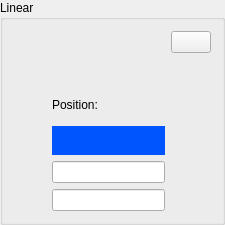
    <widget class="QGroupBox" name="groupBox">
     <property name="sizePolicy">
      <sizepolicy hsizetype="MinimumExpanding" vsizetype="MinimumExpanding">
       <horstretch>0</horstretch>
       <verstretch>0</verstretch>
      </sizepolicy>
     </property>
     <property name="minimumSize">
      <size>
       <width>225</width>
       <height>225</height>
      </size>
     </property>
     <property name="title">
      <string>Linear</string>
     </property>
     <layout class="QGridLayout" name="gridLayout">
      <item row="0" column="2">
       <layout class="QGridLayout" name="gridLayout_9">
        <item row="0" column="0">
         <widget class="PyDMPushButton" name="PyDMPushButton_3">
          <property name="toolTip">
           <string/>
          </property>
          <property name="styleSheet">
           <string notr="true">background-color: transparent;
border: none;</string>
          </property>
          <property name="iconSize">
           <size>
            <width>20</width>
            <height>20</height>
           </size>
          </property>
          <property name="alarmSensitiveContent">
           <bool>false</bool>
          </property>
          <property name="alarmSensitiveBorder">
           <bool>false</bool>
          </property>
          <property name="PyDMToolTip">
           <string/>
          </property>
          <property name="monitorDisp">
           <bool>false</bool>
          </property>
          <property name="channel">
           <string/>
          </property>
          <property name="PyDMIcon">
           <string>ruler-horizontal</string>
          </property>
          <property name="PyDMIconColor">
           <color>
            <red>0</red>
            <green>0</green>
            <blue>0</blue>
           </color>
          </property>
          <property name="passwordProtected">
           <bool>false</bool>
          </property>
          <property name="password">
           <string/>
          </property>
          <property name="protectedPassword">
           <string/>
          </property>
          <property name="showConfirmDialog">
           <bool>false</bool>
          </property>
          <property name="confirmMessage">
           <string>Are you sure you want to proceed?</string>
          </property>
          <property name="pressValue">
           <string>None</string>
          </property>
          <property name="releaseValue">
           <string>None</string>
          </property>
          <property name="relativeChange">
           <bool>false</bool>
          </property>
          <property name="writeWhenRelease">
           <bool>false</bool>
          </property>
         </widget>
        </item>
        <item row="0" column="1">
         <widget class="PyDMPushButton" name="PyDMPushButton_4">
          <property name="toolTip">
           <string/>
          </property>
          <property name="styleSheet">
           <string notr="true">background-color: transparent;
border: none;</string>
          </property>
          <property name="alarmSensitiveContent">
           <bool>false</bool>
          </property>
          <property name="alarmSensitiveBorder">
           <bool>false</bool>
          </property>
          <property name="PyDMToolTip">
           <string/>
          </property>
          <property name="monitorDisp">
           <bool>false</bool>
          </property>
          <property name="channel">
           <string/>
          </property>
          <property name="PyDMIcon">
           <string>wrench</string>
          </property>
          <property name="PyDMIconColor">
           <color>
            <red>0</red>
            <green>0</green>
            <blue>0</blue>
           </color>
          </property>
          <property name="passwordProtected">
           <bool>false</bool>
          </property>
          <property name="password">
           <string/>
          </property>
          <property name="protectedPassword">
           <string/>
          </property>
          <property name="showConfirmDialog">
           <bool>false</bool>
          </property>
          <property name="confirmMessage">
           <string>Are you sure you want to proceed?</string>
          </property>
          <property name="pressValue">
           <string>None</string>
          </property>
          <property name="releaseValue">
           <string>None</string>
          </property>
          <property name="relativeChange">
           <bool>false</bool>
          </property>
          <property name="writeWhenRelease">
           <bool>false</bool>
          </property>
         </widget>
        </item>
        <item row="0" column="2">
         <widget class="PyDMPushButton" name="PyDMPushButton_5">
          <property name="toolTip">
           <string/>
          </property>
          <property name="styleSheet">
           <string notr="true">background-color: transparent;
border: none;</string>
          </property>
          <property name="alarmSensitiveContent">
           <bool>false</bool>
          </property>
          <property name="alarmSensitiveBorder">
           <bool>false</bool>
          </property>
          <property name="PyDMToolTip">
           <string/>
          </property>
          <property name="monitorDisp">
           <bool>false</bool>
          </property>
          <property name="channel">
           <string/>
          </property>
          <property name="PyDMIcon">
           <string>home</string>
          </property>
          <property name="PyDMIconColor">
           <color>
            <red>0</red>
            <green>0</green>
            <blue>0</blue>
           </color>
          </property>
          <property name="passwordProtected">
           <bool>false</bool>
          </property>
          <property name="password">
           <string/>
          </property>
          <property name="protectedPassword">
           <string/>
          </property>
          <property name="showConfirmDialog">
           <bool>false</bool>
          </property>
          <property name="confirmMessage">
           <string>Are you sure you want to proceed?</string>
          </property>
          <property name="pressValue">
           <string>None</string>
          </property>
          <property name="releaseValue">
           <string>None</string>
          </property>
          <property name="relativeChange">
           <bool>false</bool>
          </property>
          <property name="writeWhenRelease">
           <bool>false</bool>
          </property>
         </widget>
        </item>
       </layout>
      </item>
      <item row="5" column="2">
       <widget class="PyDMLineEdit" name="PyDMLineEdit_2">
        <property name="toolTip">
         <string/>
        </property>
        <property name="alignment">
         <set>Qt::AlignCenter</set>
        </property>
       </widget>
      </item>
      <item row="5" column="0">
       <widget class="PyDMPushButton" name="PyDMPushButton">
        <property name="toolTip">
         <string/>
        </property>
        <property name="styleSheet">
         <string notr="true">background-color: transparent;
border: none;</string>
        </property>
        <property name="icon">
         <iconset>
          <normaloff>../icons/left-arrow-minus.svg</normaloff>../icons/left-arrow-minus.svg</iconset>
        </property>
        <property name="iconSize">
         <size>
          <width>40</width>
          <height>40</height>
         </size>
        </property>
        <property name="alarmSensitiveContent">
         <bool>false</bool>
        </property>
        <property name="alarmSensitiveBorder">
         <bool>false</bool>
        </property>
        <property name="PyDMToolTip">
         <string/>
        </property>
        <property name="monitorDisp">
         <bool>false</bool>
        </property>
        <property name="channel">
         <string/>
        </property>
        <property name="PyDMIcon">
         <string/>
        </property>
        <property name="PyDMIconColor">
         <color>
          <red>0</red>
          <green>0</green>
          <blue>0</blue>
         </color>
        </property>
        <property name="passwordProtected">
         <bool>false</bool>
        </property>
        <property name="password">
         <string/>
        </property>
        <property name="protectedPassword">
         <string/>
        </property>
        <property name="showConfirmDialog">
         <bool>false</bool>
        </property>
        <property name="confirmMessage">
         <string>Are you sure you want to proceed?</string>
        </property>
        <property name="pressValue">
         <string>None</string>
        </property>
        <property name="releaseValue">
         <string>None</string>
        </property>
        <property name="relativeChange">
         <bool>false</bool>
        </property>
        <property name="writeWhenRelease">
         <bool>false</bool>
        </property>
       </widget>
      </item>
      <item row="1" column="2">
       <layout class="QGridLayout" name="gridLayout_3">
        <item row="1" column="0">
         <widget class="PyDMByteIndicator" name="PyDMByteIndicator">
          <property name="toolTip">
           <string/>
          </property>
          <property name="alarmSensitiveContent">
           <bool>false</bool>
          </property>
          <property name="alarmSensitiveBorder">
           <bool>true</bool>
          </property>
          <property name="PyDMToolTip">
           <string/>
          </property>
          <property name="channel">
           <string/>
          </property>
          <property name="blinkOnChange">
           <bool>false</bool>
          </property>
          <property name="toggleMode">
           <bool>false</bool>
          </property>
          <property name="blinkInterval">
           <number>99</number>
          </property>
          <property name="showLabels">
           <bool>false</bool>
          </property>
          <property name="bigEndian">
           <bool>false</bool>
          </property>
          <property name="circles">
           <bool>true</bool>
          </property>
          <property name="numBits">
           <number>1</number>
          </property>
          <property name="shift">
           <number>0</number>
          </property>
          <property name="labels">
           <stringlist>
            <string>Bit 0</string>
           </stringlist>
          </property>
         </widget>
        </item>
        <item row="1" column="2">
         <widget class="PyDMByteIndicator" name="PyDMByteIndicator_3">
          <property name="toolTip">
           <string/>
          </property>
          <property name="alarmSensitiveContent">
           <bool>false</bool>
          </property>
          <property name="alarmSensitiveBorder">
           <bool>true</bool>
          </property>
          <property name="PyDMToolTip">
           <string/>
          </property>
          <property name="channel">
           <string/>
          </property>
          <property name="blinkOnChange">
           <bool>false</bool>
          </property>
          <property name="toggleMode">
           <bool>false</bool>
          </property>
          <property name="blinkInterval">
           <number>99</number>
          </property>
          <property name="showLabels">
           <bool>false</bool>
          </property>
          <property name="bigEndian">
           <bool>false</bool>
          </property>
          <property name="circles">
           <bool>true</bool>
          </property>
          <property name="numBits">
           <number>1</number>
          </property>
          <property name="shift">
           <number>0</number>
          </property>
          <property name="labels">
           <stringlist>
            <string>Bit 0</string>
           </stringlist>
          </property>
         </widget>
        </item>
        <item row="1" column="1">
         <widget class="PyDMByteIndicator" name="PyDMByteIndicator_2">
          <property name="toolTip">
           <string/>
          </property>
          <property name="alarmSensitiveContent">
           <bool>false</bool>
          </property>
          <property name="alarmSensitiveBorder">
           <bool>true</bool>
          </property>
          <property name="PyDMToolTip">
           <string/>
          </property>
          <property name="channel">
           <string/>
          </property>
          <property name="blinkOnChange">
           <bool>false</bool>
          </property>
          <property name="toggleMode">
           <bool>false</bool>
          </property>
          <property name="blinkInterval">
           <number>99</number>
          </property>
          <property name="showLabels">
           <bool>false</bool>
          </property>
          <property name="bigEndian">
           <bool>false</bool>
          </property>
          <property name="circles">
           <bool>true</bool>
          </property>
          <property name="numBits">
           <number>1</number>
          </property>
          <property name="shift">
           <number>0</number>
          </property>
          <property name="labels">
           <stringlist>
            <string>Bit 0</string>
           </stringlist>
          </property>
         </widget>
        </item>
       </layout>
      </item>
      <item row="1" column="3">
       <widget class="SvgMultiStateLED" name="SvgMultiStateLED_2">
        <property name="maximumSize">
         <size>
          <width>64</width>
          <height>25</height>
         </size>
        </property>
        <property name="toolTip">
         <string/>
        </property>
       </widget>
      </item>
      <item row="5" column="3">
       <widget class="PyDMPushButton" name="PyDMPushButton_2">
        <property name="toolTip">
         <string/>
        </property>
        <property name="styleSheet">
         <string notr="true">background-color: transparent;
border: none;</string>
        </property>
        <property name="icon">
         <iconset>
          <normaloff>../icons/right-arrow-plus.svg</normaloff>../icons/right-arrow-plus.svg</iconset>
        </property>
        <property name="iconSize">
         <size>
          <width>40</width>
          <height>40</height>
         </size>
        </property>
        <property name="alarmSensitiveContent">
         <bool>false</bool>
        </property>
        <property name="alarmSensitiveBorder">
         <bool>false</bool>
        </property>
        <property name="PyDMToolTip">
         <string/>
        </property>
        <property name="monitorDisp">
         <bool>false</bool>
        </property>
        <property name="channel">
         <string/>
        </property>
        <property name="PyDMIcon">
         <string/>
        </property>
        <property name="PyDMIconColor">
         <color>
          <red>0</red>
          <green>0</green>
          <blue>0</blue>
         </color>
        </property>
        <property name="passwordProtected">
         <bool>false</bool>
        </property>
        <property name="password">
         <string/>
        </property>
        <property name="protectedPassword">
         <string/>
        </property>
        <property name="showConfirmDialog">
         <bool>false</bool>
        </property>
        <property name="confirmMessage">
         <string>Are you sure you want to proceed?</string>
        </property>
        <property name="pressValue">
         <string>None</string>
        </property>
        <property name="releaseValue">
         <string>None</string>
        </property>
        <property name="relativeChange">
         <bool>false</bool>
        </property>
        <property name="writeWhenRelease">
         <bool>false</bool>
        </property>
       </widget>
      </item>
      <item row="4" column="2">
       <widget class="PyDMLineEdit" name="PyDMLineEdit">
        <property name="toolTip">
         <string/>
        </property>
        <property name="alignment">
         <set>Qt::AlignCenter</set>
        </property>
       </widget>
      </item>
      <item row="0" column="3">
       <widget class="PyDMShellCommand" name="PyDMShellCommand_3">
        <property name="toolTip">
         <string/>
        </property>
        <property name="text">
         <string/>
        </property>
       </widget>
      </item>
      <item row="3" column="2">
       <widget class="PyDMLabel" name="PyDMLabel">
        <property name="sizePolicy">
         <sizepolicy hsizetype="Preferred" vsizetype="Minimum">
          <horstretch>0</horstretch>
          <verstretch>0</verstretch>
         </sizepolicy>
        </property>
        <property name="minimumSize">
         <size>
          <width>0</width>
          <height>20</height>
         </size>
        </property>
        <property name="toolTip">
         <string/>
        </property>
        <property name="styleSheet">
         <string notr="true">background-color: rgb(0, 85, 255);
color: rgb(255, 255, 255);</string>
        </property>
        <property name="alignment">
         <set>Qt::AlignCenter</set>
        </property>
       </widget>
      </item>
      <item row="2" column="2">
       <widget class="QLabel" name="label_3">
        <property name="text">
         <string>Position:</string>
        </property>
       </widget>
      </item>
     </layout>
    </widget>
